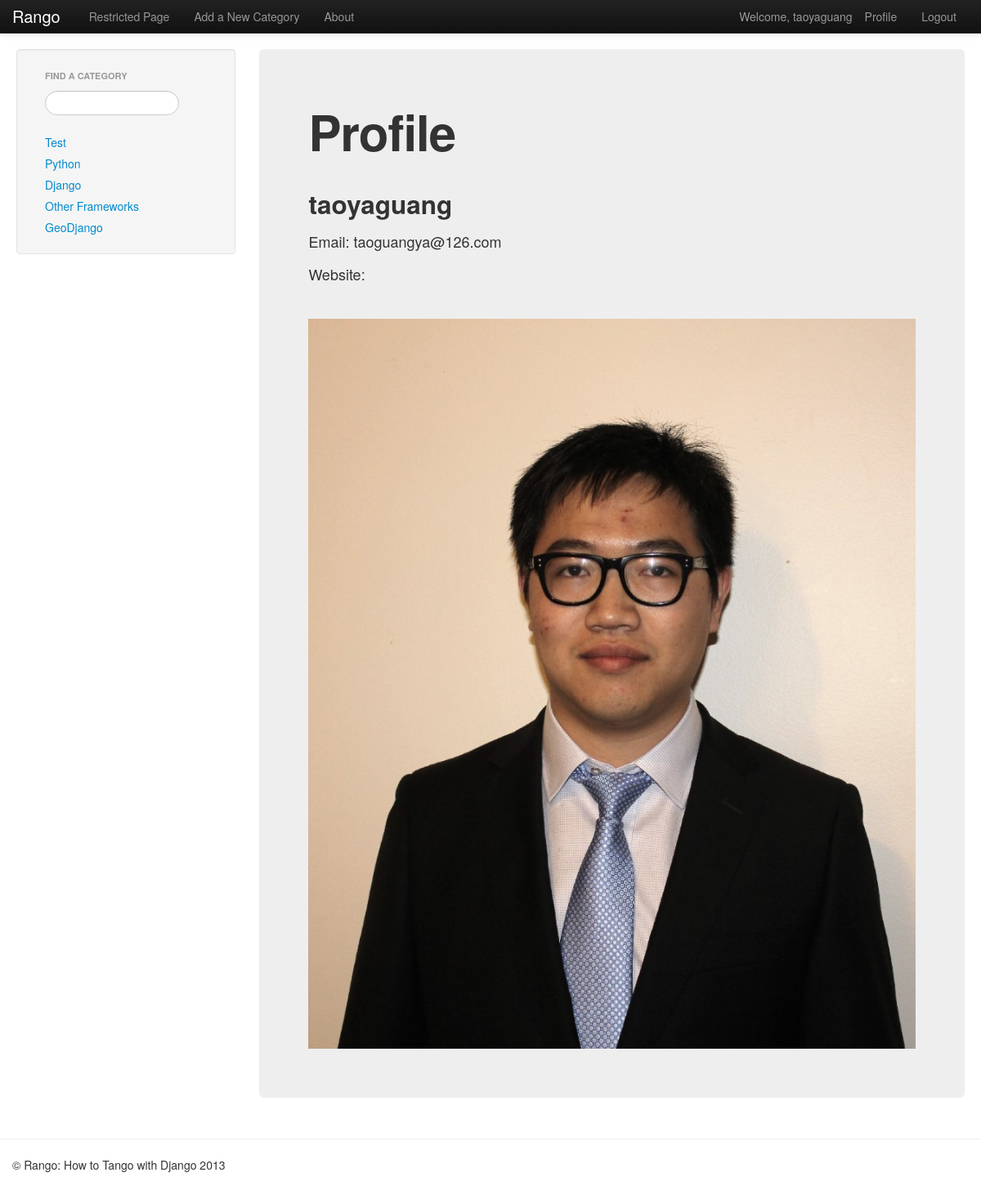
The page /rango/profile/ (signed in) on the database its author committed.
### rango/models.py (models this page shows, shortened)
class Category(models.Model):
	name=models.CharField(max_length=128,unique=True)
	views=models.IntegerField(default=0)
	likes=models.IntegerField(default=0)

class UserProfile(models.Model):
	user=models.OneToOneField(User)
	website=models.URLField(blank=True)
	picture=models.ImageField(upload_to='profile_images',blank=True)

### rango/views.py (the view)
@login_required
def profile(request):
	context=RequestContext(request)
	cat_list=get_category_list()
	context_dict={'cat_list':cat_list}
	u=User.objects.get(username=request.user)
	try:
		up=UserProfile.objects.get(user=u)
	except:
		up=None
	context_dict['user']=u
	context_dict['userprofile']=up
	return render_to_response('rango/profile.html',context_dict,context)

### rango/views.py (called while the page is built)
def get_category_list(max_results=0,starts_with=''):
	cat_list=[]
	if starts_with:
		cat_list=Category.objects.filter(name__istartswith=starts_with)
	else:
		cat_list=Category.objects.all()
	if max_results>0:
		if len(cat_list) > max_results:
			cat_list=cat_list[:max_results]
	for category in cat_list:
		category.url=category.name.replace(' ','_')
	return cat_list

### templates/rango/profile.html (shortened to what this page needs)
{% extends "rango/base.html" %}
{% block body_block %}
<div class="hero-unit">
	<h1>Profile</h1><br/>
	<h2>{{user.username}}</h2>
	<p>Email: {{user.email}}</p>
	{% if userprofile %}
	<p>Website: <a href="{{userprofile.website}}">{{ userprofile.website }}</a></p>
	<br/>
	{% if userprofile.picture %}
	<img src="{{userprofile.picture.url}}"/>
	{% endif %}
	{% endif %}
</div>
{% endblock %}

### templates/rango/base.html (shortened to what this page needs)
<!DOCTYPE html>
{% load static %}
<html>
<head>
	<link rel="stylesheet" type="text/css" href="{% static 'css/bootstrap-fluid-adj.css' %}">
	<link rel="stylesheet" type="text/css" href="{% static 'css/bootstrap.min.css' %}" media="screen">
	<link rel="stylesheet" type="text/css" href="{% static 'css/bootstrap-responsive.css' %}">
</head>
<body>
	<div class="navbar navbar-inverse navbar-fixed-top">
		<div class="navbar-inner">
			<div class="container">
				<a class="brand" href="{% url 'index' %}">Rango</a>
				<div class="nav-collapse collapse">
					<ul class="nav pull-right">
						{% if user.is_authenticated %}
						<li class="navbar-text">Welcome, {{ user.username }}</li>
						<li><a href="{% url 'profile' %}">Profile</a></li>
						<li><a href="{% url 'logout' %}">Logout</a></li>
						{% else %}
						<li><a href="{% url 'register' %}">Register</a></li>
						<li><a href="{% url 'login' %}">Login</a></li>
						{% endif %}
					</ul>
					<ul class="nav">
						{% if user.is_authenticated %}
						<li><a href="{% url 'restricted' %}">Restricted Page</a></li>
						<li><a href="{% url 'add_category' %}">Add a New Category</a></li>
						{% endif %}
						<li><a href="{% url 'about' %}">About</a></li>
					</ul>
				</div>
			</div>
		</div>
	</div>
	<div class="container-fluid">
		<div class="row-fluid">
			<div class="span3">
				<div class="well sidebar-nav">
					<ul class="nav nav-list">
						<li class="nav-header">Find a Category</li>
						<form>
							<li><input class="search-query span10" type="text" name="suggestion" value="" id="suggestion"/></li>
						</form>
					</ul>
					<div id="cats">
						{% if cat_list %}
						{% include "rango/category_list.html" %}
						{% endif %}
					</div>
				</div>
			</div>
			<div class="span9">
				{% block body_block %}This is body_block's default content.{% endblock %}
			</div>
		</div>
	</div>
	<hr/>
	<footer>
		<div class="container">
			<p>&COPY; Rango: How to Tango with Django 2013</p>
		</div>
	</footer>
</body>
</html>

### templates/rango/category_list.html
<ul class="nav nav-list">
	{% if cat_list %}
	{% for category in cat_list %}
	<li><a href="/rango/category/{{category.url}}">{{category.name}}</a></li>
	{% endfor %}
	{% else %}
	<li>No categories at present.</li>
	{% endif %}
</ul>

### rows shown on the page
Category: name "Test"
Category: name "Python"
Category: name "Django"
Category: name "Other Frameworks"
Category: name "GeoDjango"
UserProfile: picture (picture)

### other values the page prints
{{ user.username }} "taoyaguang"
{{ user.email }} "taoguangya@126.com"
